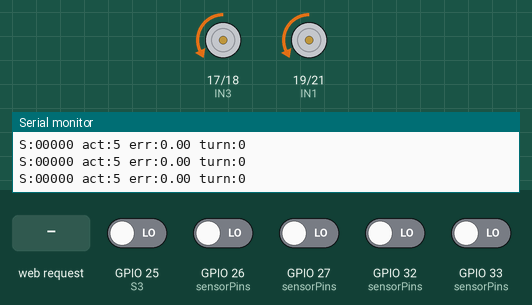
A sketch run on a simulated ESP32. Parts: motor-driver pin pairs drawn as motors (green arrow = first pin HIGH = forward, orange = second pin HIGH = backward, longer = more drive), the last lines printed to the serial monitor. The inputs (shaded band) are chosen by the test bench; at power-on: GPIO 25 (S3), GPIO 26 (sensorPins), GPIO 27 (sensorPins), GPIO 32 (sensorPins), GPIO 33 (sensorPins) LOW. WiFi joins after 1.5 s; servers stay silent unless stated.

Above: at 4.2 s.
4.3 s: GPIO 26 (sensorPins) driven HIGH
7.1 s: HTTP request GET /rightSign received
At 8.9 s:
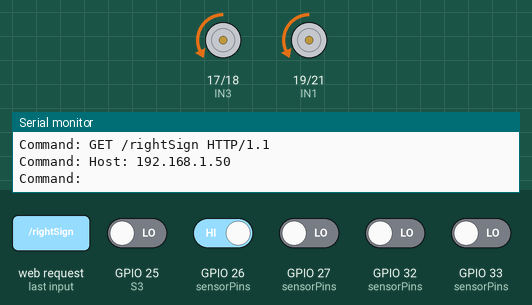
9.9 s: GPIO 32 (sensorPins) driven HIGH
12.9 s: GPIO 25 (S3) driven HIGH
At 15.1 s:
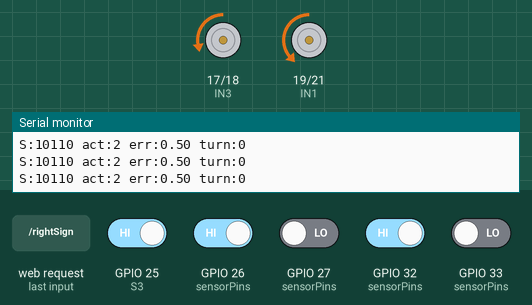
15.4 s: GPIO 27 (sensorPins) driven HIGH
At 16.1 s:
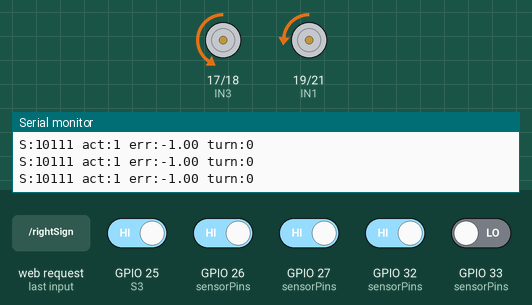
Timing chart, 0 to 17.9 s (numbered marks = the images above; inputs shaded):
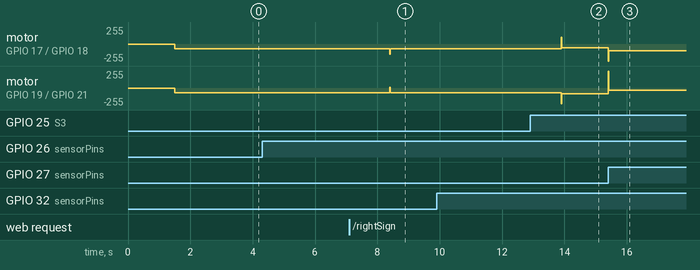

Measured:
- after the input at 7.1 s, motor on GPIO 17 (IN3) / GPIO 18 (IN4): backward 70/255 → backward 153/255 after 1.3 s, → backward 78/255 0.01 s later, → backward 70/255 0.02 s later; motor on GPIO 19 (IN1) / GPIO 21 (IN2): backward 70/255 → forward 14/255 after 1.3 s, → backward 61/255 0.01 s later, → backward 70/255 0.02 s later
- after the input at 12.9 s, motor on GPIO 17 (IN3) / GPIO 18 (IN4): backward 70/255 → backward 53/255 after 1.0 s; motor on GPIO 19 (IN1) / GPIO 21 (IN2): backward 70/255 → backward 86/255 after 1.0 s
- after the input at 15.4 s, motor on GPIO 17 (IN3) / GPIO 18 (IN4): backward 53/255 → backward 103/255 at once; motor on GPIO 19 (IN1) / GPIO 21 (IN2): backward 86/255 → backward 37/255 at once

The sketch:

Code_Final.ino
```cpp
#include <WiFi.h>

// ====================================================================
// 1. CẤU HÌNH WIFI (Access Point cho robot)
// ====================================================================
const char* ssid = "Hositan";
const char* password = "12345679";
WiFiServer server(6868);
WiFiClient client;

// ====================================================================
// 2. CHÂN CẢM BIẾN (5 mắt TCRT5000)
// ====================================================================
#define S1 32
#define S2 33
#define S3 25
#define S4 26
#define S5 27
const int sensorPins[5] = { S1, S2, S3, S4, S5 };

// ====================================================================
// 3. CHÂN ĐỘNG CƠ VÀ PWM
// ====================================================================
#define IN1 19 // Bánh trái
#define IN2 21
#define IN3 17 // Bánh phải
#define IN4 18
#define PWM_FREQ 20000
#define PWM_RES 8

// ====================================================================
// 4. THAM SỐ BỘ ĐIỀU KHIỂN PD
// ====================================================================
float Kp = 33.0;      // Hệ số tỉ lệ
float Kd = 305.0;     // Hệ số vi phân
int baseSpeed = 70;   // Tốc độ cơ bản (0-255)

// ====================================================================
// 5. BIẾN TOÀN CỤC
// ====================================================================
float error = 0, lastError = 0;
int activeSensors = 0;     // Số cảm biến phát hiện vạch
int sensors[5];            // Giá trị từng cảm biến (0: thấy vạch, 1: không)
int turnState = 0;         // -1: rẽ trái, 0: thẳng, 1: rẽ phải
bool commandReceived = false;   // Cờ nhận lệnh từ PC

#define DEBUG 1            // Bật chế độ in debug (1) hoặc tắt (0)

// ====================================================================
// 6. CÁC HÀM ĐIỀU KHIỂN ĐỘNG CƠ (vi sai)
// ====================================================================
void moveMotors(int left, int right) {
  left = constrain(left, -255, 255);
  right = constrain(right, -255, 255);

  // Bánh trái (IN1, IN2)
  if (left >= 0) {
    ledcWrite(IN1, 0);
    ledcWrite(IN2, left);
  } else {
    ledcWrite(IN1, -left);
    ledcWrite(IN2, 0);
  }

  // Bánh phải (IN3, IN4)
  if (right >= 0) {
    ledcWrite(IN3, 0);
    ledcWrite(IN4, right);
  } else {
    ledcWrite(IN3, -right);
    ledcWrite(IN4, 0);
  }
}

// ====================================================================
// 7. ĐỌC CẢM BIẾN
// ====================================================================
void readSensors() {
  activeSensors = 0;
  for (int i = 0; i < 5; i++) {
    sensors[i] = digitalRead(sensorPins[i]);
    if (sensors[i] == 0) activeSensors++;   // 0 = phát hiện vạch đen
  }
}

// ====================================================================
// 8. TÍNH TOÁN SAI SỐ (error) DỰA TRÊN TRỌNG SỐ CẢM BIẾN
// ====================================================================
void calculateError() {
  float sum = 0;
  if (activeSensors > 0) {
    for (int i = 0; i < 5; i++) {
      if (sensors[i] == 0) sum += (i - 2);   // trọng số: -2, -1, 0, 1, 2
    }
    error = sum / activeSensors;
  } else {
    // Mất line: quay theo hướng lỗi cũ
    error = (lastError > 0) ? 3 : -3;
  }
}

// ====================================================================
// 9. XÁC ĐỊNH HƯỚNG RẼ TỪ SAI SỐ (dùng cho rẽ tự động)
// ====================================================================
void setTurnStateFromError() {
  if (error < 0) {
    turnState = -1;   // rẽ trái
  } else if (error > 0) {
    turnState = 1;    // rẽ phải
  } else {
    turnState = 0;    // đi thẳng
  }
}

// ====================================================================
// 10. KIỂM TRA GIAO LỘ
// ====================================================================
bool isIntersection() {
  return (activeSensors >= 3) && (sensors[0] == 0 || sensors[4] == 0);
}

// ====================================================================
// 11. RẼ TỰ ĐỘNG THEO PID (khi không có lệnh từ PC)
// ====================================================================
void performTurnPID() {
  // Bước 1: Tiến thẳng 1350ms
  moveMotors(baseSpeed, baseSpeed);
  unsigned long start = millis();
  while (millis() - start < 1350) {
    readSensors();
    if (sensors[2] == 0 && isIntersection() == false) {
      // Gặp line ngay khi tiến thẳng -> không cần quay
      turnState = 0;
      error = 0;
      lastError = 0;
      return;
    }
    delay(10);
  }

  // Bước 2: Quay theo hướng turnState, tối đa 2000ms
  int turnSpd = 105;
  moveMotors(turnState * turnSpd, -turnState * turnSpd - 5);
  start = millis();
  while (millis() - start < 2000) {
    readSensors();
    if (sensors[1] == 0 || sensors[2] == 0 || sensors[3] == 0) {
      // Đã gặp line -> kết thúc rẽ
      turnState = 0;
      error = 0;
      lastError = 0;
      return;
    }
    delay(10);
  }

  // Timeout: dừng xe
  moveMotors(0, 0);
  turnState = 0;
}

// ====================================================================
// 12. RẼ THEO LỆNH BIỂN BÁO (từ PC)
// ====================================================================
void performTurnSIGN() {
  // Bước 1: đi thẳng 1350ms
  unsigned long start = millis();
  while (millis() - start < 1350) {
    moveMotors(baseSpeed, baseSpeed);
    delay(10);
  }

  // Bước 2: quay 750ms theo hướng turnState
  unsigned long start1 = millis();
  while (millis() - start1 < 750) {
    int turnSpd = 105;
    moveMotors(turnState * turnSpd, -turnState * turnSpd - 5);
    delay(10);
  }

  // Bước 3: tiếp tục quay cho đến khi cảm biến S3 thấy line
  while (true) {
    readSensors();
    if (sensors[3] == 0) {
      turnState = 0;
      error = 0;
      lastError = 0;
      break;
    }
    int turnSpd = 105;
    moveMotors(turnState * turnSpd, -turnState * turnSpd - 5);
    delay(10);
  }

  // Dừng một chút
  moveMotors(0, 0);
  delay(50);
}

// ====================================================================
// 13. XỬ LÝ VẬT CẢN
// ====================================================================
void overcomeObstacle() {
  // Quay trái 400ms
  moveMotors(120, -120);
  delay(400);

  // Tiến thẳng cho đến khi cảm biến giữa S3 gặp line
  unsigned long start = millis();
  while (digitalRead(S3) == 1) {
    if (millis() - start > 2000) break;
    delay(10);
  }
  error = 0;
  lastError = 0;
}

// ====================================================================
// 14. XỬ LÝ BIỂN BÁO DỪNG (stop)
// ====================================================================
void handleStop() {
  // Căn chỉnh để đưa S3 vào line (tối đa 3 giây)
  unsigned long start = millis();
  const unsigned long timeout = 3000;

  while (millis() - start < timeout) {
    readSensors();
    if (sensors[2] == 0) break;   // đã căn chỉnh xong

    float alignError = 0;
    if (sensors[0] == 0 || sensors[1] == 0) {
      alignError = -1.5;   // lệch trái -> rẽ trái
    } else if (sensors[3] == 0 || sensors[4] == 0) {
      alignError = 1.5;    // lệch phải -> rẽ phải
    } else {
      alignError = 0;
    }

    int left = baseSpeed + (Kp * alignError);
    int right = baseSpeed - (Kp * alignError);
    moveMotors(left, right);
    delay(10);
  }

  // Dừng hoàn toàn
  moveMotors(0, 0);
  delay(10000);           // dừng 10 giây

  // Reset trạng thái
  error = 0;
  lastError = 0;
  turnState = 0;
}

// ====================================================================
// 15. XỬ LÝ LỆNH TCP TỪ PC
// ====================================================================
void processCommand(String cmd) {
  if (cmd == "leftSign") {
    turnState = -1;
  } else if (cmd == "rightSign") {
    turnState = 1;
  } else if (cmd == "obstacle") {
    overcomeObstacle();
    turnState = 0;
  } else if (cmd == "stopSign") {
    handleStop();
    turnState = 0;
  }
}

// ====================================================================
// 16. HÀM SETUP (khởi tạo)
// ====================================================================
void setup() {
  Serial.begin(115200);

  // Kết nối WiFi
  WiFi.begin(ssid, password);
  Serial.print("Connecting");
  while (WiFi.status() != WL_CONNECTED) {
    delay(500);
    Serial.print(".");
  }
  Serial.println("\nWiFi connected");
  Serial.print("IP: ");
  Serial.println(WiFi.localIP());
  server.begin();

  // Cấu hình chân cảm biến
  for (int i = 0; i < 5; i++) {
    pinMode(sensorPins[i], INPUT);
  }

  // Cấu hình PWM cho các chân động cơ
  ledcAttach(IN1, PWM_FREQ, PWM_RES);
  ledcAttach(IN2, PWM_FREQ, PWM_RES);
  ledcAttach(IN3, PWM_FREQ, PWM_RES);
  ledcAttach(IN4, PWM_FREQ, PWM_RES);

  Serial.println("Robot line follower ready (improved intersection detection).");
}

// ====================================================================
// 17. VÒNG LẶP CHÍNH
// ====================================================================
void loop() {
  // Đọc cảm biến và tính sai số
  readSensors();
  calculateError();

  // Quản lý kết nối TCP
  if (!client.connected()) {
    client = server.available();
    if (client) Serial.println("Client connected");
  }

  // Nhận lệnh từ PC
  if (client && client.connected() && client.available()) {
    String cmd = client.readStringUntil('\n');
    if (cmd.length() > 0) {
      Serial.print("Command: ");
      Serial.println(cmd);
      commandReceived = true;
      processCommand(cmd);
    }
  }

  // Xử lý giao lộ: ưu tiên lệnh từ PC trước
  if (commandReceived && isIntersection()) {
    if (turnState != 0) {
      performTurnSIGN();       // rẽ theo biển báo
    }
    commandReceived = false;
  } else {
    // Không có lệnh hoặc chưa tới giao lộ -> rẽ tự động nếu gặp giao lộ
    if (isIntersection()) {
      setTurnStateFromError();
      if (turnState != 0) {
        performTurnPID();
      }
    }
  }

  // Điều khiển PD bám line (thực hiện liên tục)
  float P = error;
  float D = error - lastError;
  lastError = error;
  float motor = (Kp * P) + (Kd * D);
  moveMotors(baseSpeed + motor, baseSpeed - motor);

  // In thông tin debug nếu bật
  if (DEBUG) {
    static unsigned long lastPrint = 0;
    if (millis() - lastPrint > 100) {
      lastPrint = millis();
      Serial.printf("S:%d%d%d%d%d act:%d err:%.2f turn:%d\n",
                    sensors[0], sensors[1], sensors[2], sensors[3], sensors[4],
                    activeSensors, error, turnState);
    }
  }

  delay(10);
}
```
